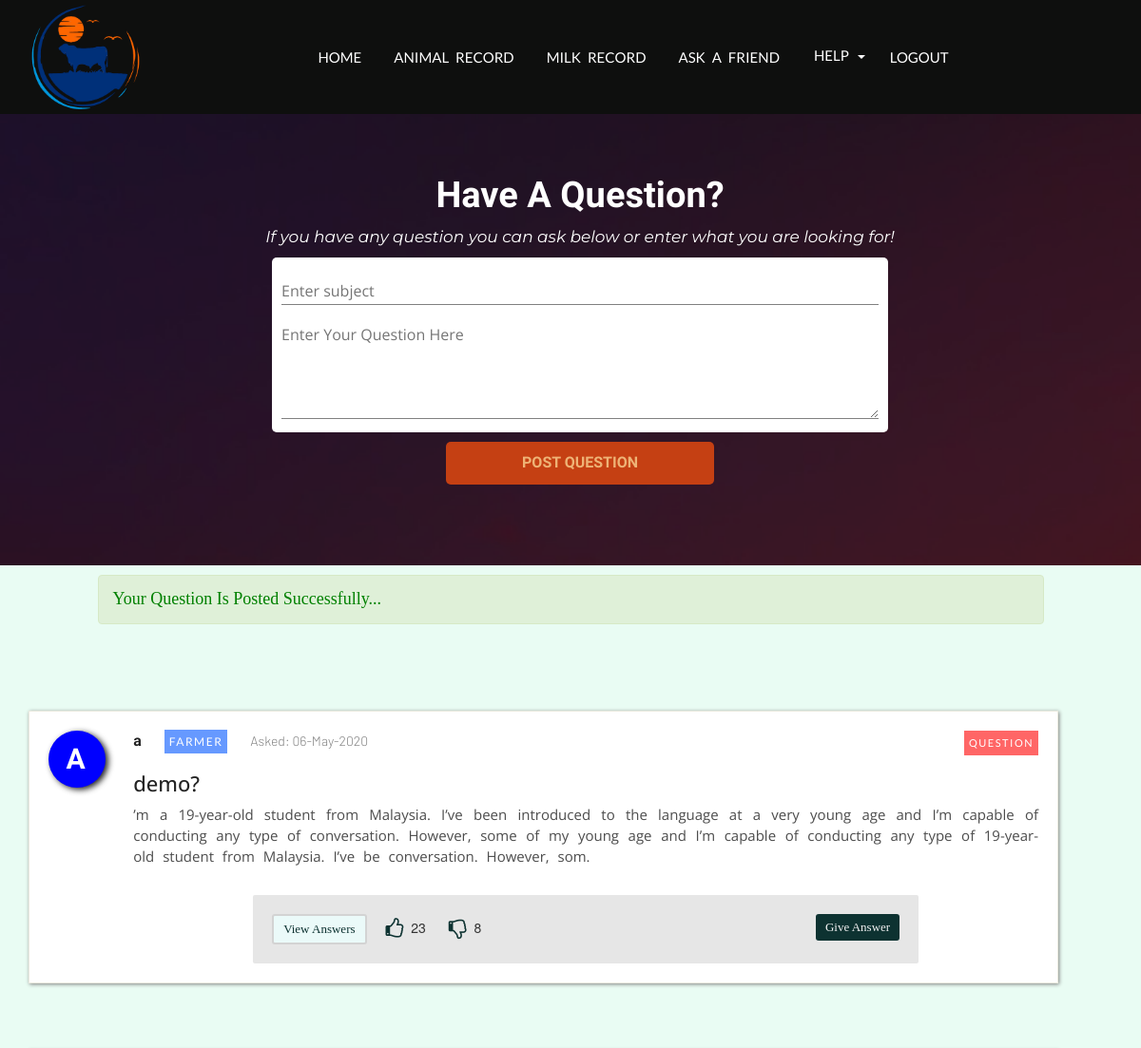
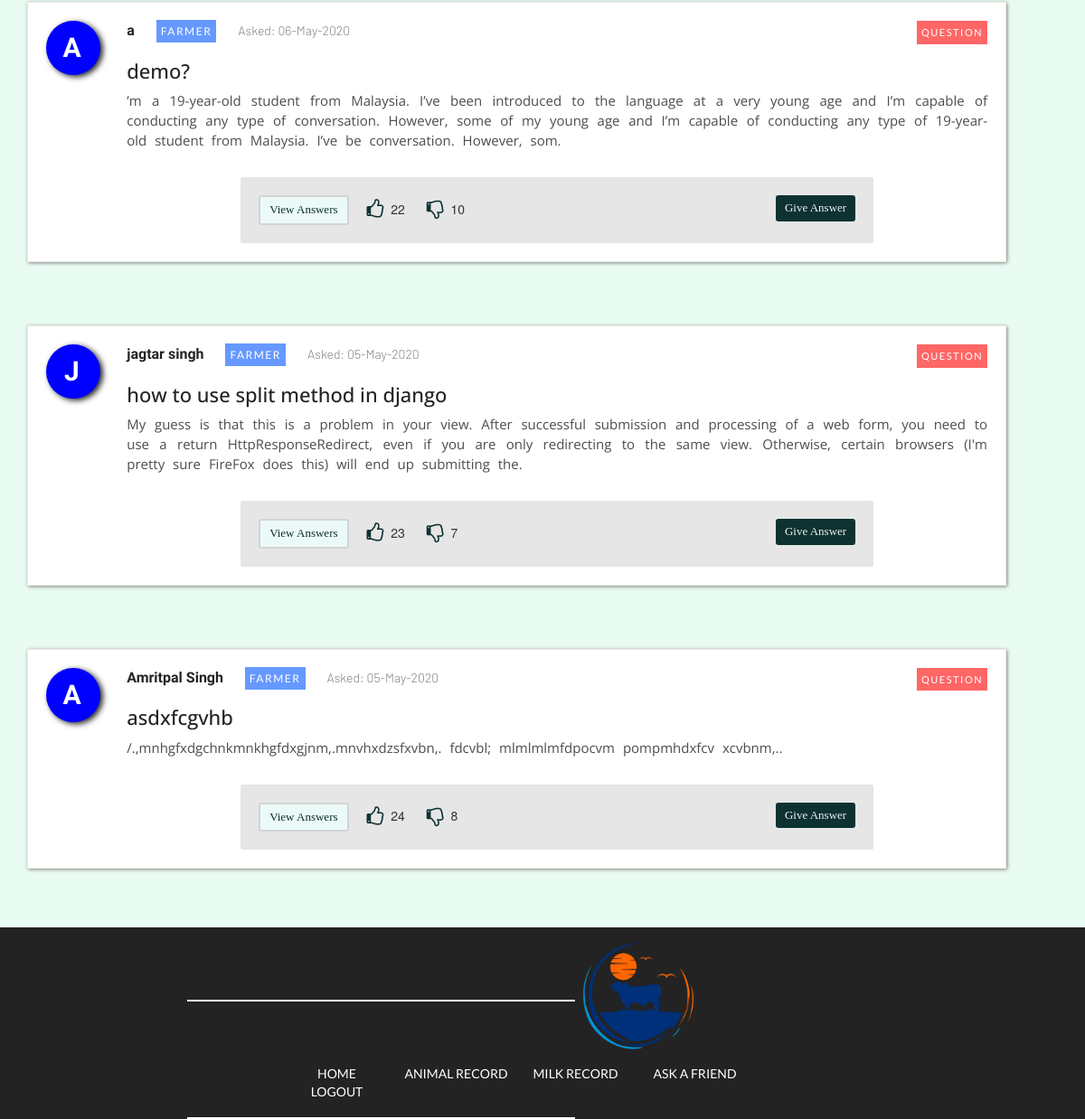
Screenshot of /dairy_website/goto_que_added/ with the database file from the repository (2 pictures, top to bottom).
### dairy_website/models.py (models this page shows)
class questions(models.Model):
    que_id = models.IntegerField(primary_key=True)
    farmer_id_que = models.IntegerField()
    que_subject = models.CharField(max_length=200)
    que_body = models.CharField(max_length=500)
    que_date = models.DateField()
    farmer_name_que = models.CharField(max_length=50,default="Amritpal Singh")
    likes = models.IntegerField(default=0)
    dislikes = models.IntegerField(default=0)

### dairy_website/views.py (the view)
# urls.py: path('goto_que_added/', views.goto_que_added, name="ask"),
def goto_que_added(request):
    global f
    que_data = questions.objects.all()
    ans_data = answer.objects.all()
    if request.session.has_key('n'):
        f = request.session['n']
    farmer_data = farmer_record.objects.all().filter(farmer_id=f)
    phone_number = farmer_data[0].phone_number
    farmer_name = farmer_data[0].name
    farm_name = farmer_data[0].farm_name
    context = {"que_data": que_data,"ans_data":ans_data,"farmer_name":farmer_name,"farm_name":farm_name,
               "phone_number":phone_number,"greetings":"your question is posted successfully..."}
    return render(request, 'dairy_website/ask.html', context)

### dairy_website/templates/dairy_website/ask.html (shortened to what this page needs)
<!DOCTYPE html>
{% load static %}
<html lang="en">
  <head>
    <link href="{% static 'dairy_website/css/bootstrap.min.css'  %}" rel="stylesheet">
    <link href="{% static 'dairy_website/css/ie10-viewport-bug-workaround.css'  %}" rel="stylesheet">
     <link href="{% static 'dairy_website/css/starter-template.css' %}" rel="stylesheet">
    <link rel="stylesheet" href="https://cdnjs.cloudflare.com/ajax/libs/font-awesome/4.7.0/css/font-awesome.min.css">
    <link rel="stylesheet" href="{% static 'dairy_website/css/animate.css' %}">
    <link rel="stylesheet" href="{% static 'dairy_website/css/animate.min.css' %}">
  </head>
  <body style="background-color: #e9fcf3;">
  <div id="home-nav">
      <nav class="navbar navbar-inverse navbar-fixed-top">
        <div class="container">
          <div class="row " id="for-scroll">
            <div class="col-md-3" id="logo">
              <img src="{% static 'dairy_website/image/logo8.png'%} "  class="img-responsive">
            </div>
            <div class=" col-md-8 col-md-9 " id="col-md-9">
              <div id="navbar" class="collapse navbar-collapse">
                <ul class="nav navbar-nav">
                  <li class="lato-font decrease-padding "><a href="/dairy_website/goto_home" >Home</a></li>
                  <li class="lato-font decrease-padding"><a href="/dairy_website/goto_animal_record">Animal record</a></li>
                  <li class="lato-font decrease-padding"><a href="/dairy_website/goto_milk_record">Milk record</a></li>
                  <li class="lato-font decrease-padding "><a href="/dairy_website/goto_ask">Ask a friend</a></li>
                  <li class="lato-font  decrease-padding dropdown">
                    <div class="dropdown">
                      <button class=" dropdown-toggle text-uppercase" type="button"  id="help-btn" data-toggle="dropdown" > help
                      <span class="caret"></span></button>
                     </div>
                  </li>
                  <li class="lato-font decrease-padding "><a href="/dairy_website/goto_login" >logout</a></li>
                </ul>
              </div>
            </div>
        </div>
        </div>
      </nav>
    </div>
    <div class="ask-main">
            <div class="ask-header-content">
              <div class="row">
                <div class="col-md-8 col-md-offset-2 col-xs-12 col-xs-offset-0">
                  <h1>have a question?</h1>
                  <P>If you have any question you can ask below or enter what you are looking for!</P>
                   <form action="/dairy_website/add_que_in_database/ " method="post">
                      <div id="ask-que-box">
                         <input type="text" placeholder="Enter subject" name="que_subject" required>
                        <textarea placeholder="Enter Your Question Here" name="que_body" required></textarea>
                      </div>
                    <input type="submit" value="post question" class="text-uppercase gotu">
                  </form>
                </div>
              </div>
            </div>
        <div class="row">
                <div class="col-md-10 col-md-offset-1">
                    <div class="alert alert-success avro h4 text-capitalize" role="alert" id="greeting">
                        <p style="color:green;">{{greetings}}</p>
                    </div>
                </div>
            </div>
          <div class="container">
              <div class="row one_question_many_answers" >
                  <div class="col-md-12 col-xs-12">
                  </div>
              </div>
          {% for i in que_data reversed  %}
              <div class="one-que-leave-ans">
                    <div class="question-box">
                        <div class="row">
                            <div class="col-md-1 col-xs-12">
                                <div class="farmer-name-box">
                                    <p class="open-sans">{{i.farmer_name_que.0}}</p>
                                </div>
                            </div>
                            <div class="col-md-11">
                                <span class="farmer-name">{{i.farmer_name_que}}</span>
                                <span class="user-type text-capitalize hidden-xs" >farmer</span>
                                <span class="que-time">  Asked: {{i.que_date|date:"d-F-Y"}}</span>
                                <span class="que-ans">question</span>
                                <h2 class="que-sub open-sans">{{i.que_subject}}</h2>
                                <p  class="que-body open-sans text-justify"> {{i.que_body}}.</p>
                                <div class="bottom-part">
                                    <div>
                                        <button class="give-answer avro give-ans" >give Answer</button>
                                        <form action="/dairy_website/show_answer/ " method="post">
                                            <input type="submit" value="view Answers" class="no-of-answer  avro view-ans">
                                        </form>
                                     </div>
                                    <div>
                                        <form  method="POST" class="contactForm1" >
                                            <i class="fa fa-thumbs-o-up fa-lg like-dislike-button like" aria-hidden="true" id="like"></i>
                                            <span id ="like-number">{{i.likes}}</span>
                                            <i class="fa  fa-thumbs-o-down fa-lg like-dislike-button dislike" aria-hidden="true" id="dislike"></i>
                                            <span id ="dislike-number">{{i.dislikes}}</span>
                                            <br clear="both">
                                        </form>
                                    </div>
                                </div>
                            </div>
                        </div>
                    </div>
              </div>
          {% endfor %}
          </div>
    </div>
    <div class="row" style="margin-top:100px;">
      <footer class="black-bg" id="footer-lappy">
        <div class="row">
          <div class="col-md-8 col-md-offset-2">
              <div class="footer-logo">
                <div class="line"></div>
                 <img src="{% static 'dairy_website/image/logo8.png'%} "  class="img-responsive">
              </div>
          </div>
        </div>
        <div class="row">
          <div class="col-md-6 col-md-offset-3">
            <div class="footer-nav">
                <ul >
                  <li class="lato-font decrease-padding  move"><a href="/dairy_website/goto_home" >Home</a></li>
                  <li class="lato-font decrease-padding move"><a href="/dairy_website/goto_animal_record">Animal record</a></li>
                  <li class="lato-font decrease-padding move"><a href="/dairy_website/goto_milk_record">Milk record</a></li>
                  <li class="lato-font decrease-padding move"><a href="/dairy_website/goto_ask">Ask a friend</a></li>
                  <li class="lato-font decrease-padding move"><a href="/dairy_website/goto_login" >logout</a></li>
                </ul>
            </div>
          </div>
        </div>
      </footer>
    </div>
  </body>
</html>

### rows the page displays
questions: farmer_name_que.0 "A", farmer_name_que "a", que_date "06-May-2020", que_subject "demo?", que_body "’m a 19-year-old student from Malaysia. I’ve been introduced to the language at a very young age and I’m capable of conducting any type of conversation. However, some of my young age and I’m capable of conducting any type of 19-year-old student from Malaysia. I’ve be conversation. However, som", likes "23", dislikes "8"
questions: farmer_name_que.0 "A", farmer_name_que "a", que_date "06-May-2020", que_subject "demo?", que_body "’m a 19-year-old student from Malaysia. I’ve been introduced to the language at a very young age and I’m capable of conducting any type of conversation. However, some of my young age and I’m capable of conducting any type of 19-year-old student from Malaysia. I’ve be conversation. However, som", likes "22", dislikes "10"
questions: farmer_name_que.0 "J", farmer_name_que "jagtar singh", que_date "05-May-2020", que_subject "how to use split method in django", que_body "My guess is that this is a problem in your view. After successful submission and processing of a web form, you need to use a return HttpResponseRedirect, even if you are only redirecting to the same view. Otherwise, certain browsers (I'm pretty sure FireFox does this) will end up submitting the", likes "23", dislikes "7"
questions: farmer_name_que.0 "A", farmer_name_que "Amritpal Singh", que_date "05-May-2020", que_subject "asdxfcgvhb", que_body "/.,mnhgfxdgchnkmnkhgfdxgjnm,.mnvhxdzsfxvbn,. fdcvbl; mlmlmlmfdpocvm pompmhdxfcv xcvbnm,.", likes "24", dislikes "8"

### other values shown
{{ greetings }} "Your Question Is Posted Successfully..."
